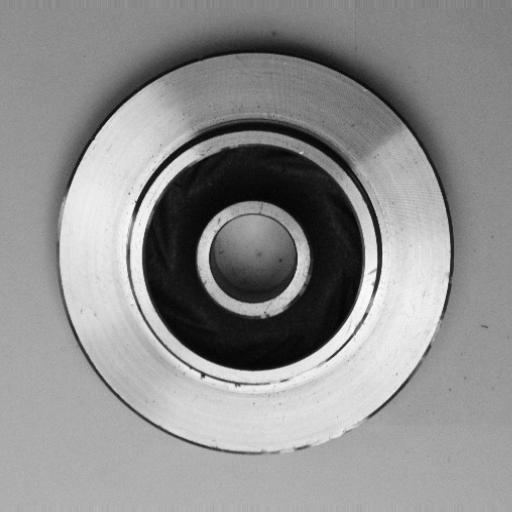
#> input picture casting_512x512/def_front/cast_def_0_102.jpeg, 512 x 512 px; its folder holds only this picture in this run
$ python batch_analyzer.py
#> lines starting #> are read from the running program, lines starting #| are printed output that depends on the picture; after the words box and inside, x2 and y2 are one past the last pixel; in counts of white or black regions, pixels touching at a corner belong together
#> in analyze_image, image is the input picture: shape (512, 512, 3); min 0, max 255, mean 142.4
### defect_analyzer.py
import cv2
import numpy as np
from skimage import feature
from skimage.filters import threshold_otsu
from dataclasses import dataclass
from typing import List, Tuple
import matplotlib.pyplot as plt

@dataclass
class DefectInfo:
    defect_type: str
    confidence: float
    location: Tuple[int, int]  # (x, y) coordinates
    size: float  # area in pixels
    severity: str  # 'Low', 'Medium', 'High'

class DefectAnalyzer:
    def __init__(self):
        self.severity_thresholds = {
            'size': {
                'low': 100,    # pixels
                'medium': 500   # pixels above this is high
            },
            'contrast': {
                'low': 30,     # pixel intensity difference
                'medium': 60    # above this is high
            }
        }

    def preprocess_image(self, image: np.ndarray) -> np.ndarray:
        """Tiền xử lý ảnh để tăng cường khả năng phát hiện khuyết tật."""
        # Chuyển sang ảnh xám
        if len(image.shape) == 3:
            gray = cv2.cvtColor(image, cv2.COLOR_BGR2GRAY)
        else:
            gray = image

        # Giảm nhiễu
        denoised = cv2.GaussianBlur(gray, (5, 5), 0)

        # Cân bằng histogram
        equalized = cv2.equalizeHist(denoised)
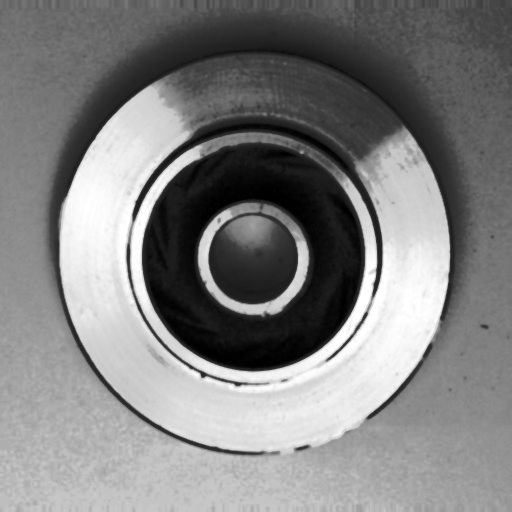
#> equalized: shape (512, 512); min 0, max 255, mean 128.5

        return equalized

    def detect_edges(self, image: np.ndarray) -> np.ndarray:
        """Phát hiện cạnh sử dụng Canny edge detection."""
        # Tự động tìm ngưỡng dựa trên histogram
        thresh = threshold_otsu(image)
#> thresh = 128

        # Áp dụng Canny edge detection
        edges = feature.canny(
            image,
            sigma=3.0,
            low_threshold=0.55 * thresh,
            high_threshold=thresh
        )
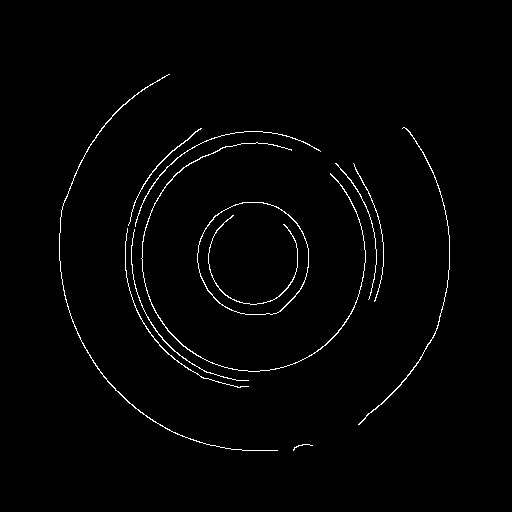
#> edges: shape (512, 512) bool; 1.4% white in thin lines or dots, all inside (x1, y1, x2, y2) = (59, 74, 450, 451)

        return edges.astype(np.uint8) * 255

    def find_contours(self, edge_image: np.ndarray) -> List[np.ndarray]:
        """Tìm các contour từ ảnh edge."""
        contours, _ = cv2.findContours(
            edge_image,
            cv2.RETR_EXTERNAL,
            cv2.CHAIN_APPROX_SIMPLE
        )
#> contours = 11 contours, 2 with area under 20; largest, box (x1, y1, x2, y2) and area: (197, 202, 309, 315) 9918, (141, 142, 366, 372) 162, (59, 74, 278, 451) 141, (358, 127, 450, 425) 97, (128, 128, 202, 226) 54
        return contours

    def analyze_defect(self, contour: np.ndarray, original_image: np.ndarray) -> DefectInfo:
        """Phân tích một khuyết tật cụ thể."""
        # Tính toán các đặc trưng của khuyết tật
        area = cv2.contourArea(contour)
        x, y, w, h = cv2.boundingRect(contour)

        # Tính độ tương phản trong vùng khuyết tật
        mask = np.zeros_like(original_image)
        cv2.drawContours(mask, [contour], -1, (255), -1)
        mean_intensity = cv2.mean(original_image, mask=mask)[0]
        surrounding_mask = cv2.dilate(mask, None) - mask
        surrounding_intensity = cv2.mean(original_image, mask=surrounding_mask)[0]
        contrast = abs(mean_intensity - surrounding_intensity)

        # Xác định mức độ nghiêm trọng
        if area < self.severity_thresholds['size']['low']:
            severity = 'Low'
        elif area < self.severity_thresholds['size']['medium']:
            severity = 'Medium'
        else:
            severity = 'High'

        # Xác định loại khuyết tật dựa trên hình dạng và kích thước
        aspect_ratio = float(w) / h if h != 0 else 0
        if aspect_ratio > 2 or aspect_ratio < 0.5:
            defect_type = 'Crack'
        elif cv2.isContourConvex(contour):
            defect_type = 'Pit'
        else:
            defect_type = 'Surface Irregularity'

        # Tính độ tin cậy dựa trên contrast và kích thước
        confidence = min((contrast / 100.0 + area / 1000.0) / 2.0, 1.0)

        return DefectInfo(
            defect_type=defect_type,
            confidence=confidence,
            location=(x + w//2, y + h//2),
            size=area,
            severity=severity
        )

    def analyze_image(self, image_path: str) -> Tuple[List[DefectInfo], np.ndarray]:
        """Phân tích toàn bộ ảnh và trả về danh sách các khuyết tật."""
        # Đọc ảnh
        image = cv2.imread(image_path)
        if image is None:
            raise ValueError(f"Không thể đọc ảnh từ {image_path}")

        # Tiền xử lý
        preprocessed = self.preprocess_image(image)

        # Phát hiện cạnh
        edges = self.detect_edges(preprocessed)

        # Tìm contours
        contours = self.find_contours(edges)

        # Phân tích từng khuyết tật
        defects = []
        for contour in contours:
            if cv2.contourArea(contour) > 50:  # Lọc nhiễu
                defect = self.analyze_defect(contour, preprocessed)
                defects.append(defect)
#> this loop made 11 passes
#> (area in analyze_defect, x in analyze_defect, y in analyze_defect, w in analyze_defect, h in analyze_defect, mean_intensity in analyze_defect, surrounding_intensity in analyze_defect, contrast in analyze_defect) on passes 4, 7, 8, 9, 10, 11: (9917.5, 197, 202, 112, 113, 98.8, 45.6, 53.2), (162, 141, 142, 225, 230, 101.1, 117.5, 16.45), (52.5, 135, 131, 186, 96, 115.6, 106.4, 9.2), (54.5, 128, 128, 74, 98, 163.9, 140.3, 23.53), (97, 358, 127, 92, 298, 164.3, 140.4, 23.94), (141, 59, 74, 219, 377, 170.2, 145.3, 24.9)
#> after the loop, defects = 6 items

        # Vẽ kết quả lên ảnh
        result_image = image.copy()
        for defect in defects:
            x, y = defect.location
            # Vẽ điểm trung tâm
            cv2.circle(result_image, (x, y), 5, (0, 0, 255), -1)
            # Vẽ thông tin
            text = f"{defect.defect_type} ({defect.severity})"
            cv2.putText(result_image, text, (x + 10, y),
                       cv2.FONT_HERSHEY_SIMPLEX, 0.5, (0, 0, 255), 2)
#> this loop made 6 passes
#> (x, y, text) on passes 1 to 6: (253, 258, 'Surface Irregularity (High)'), (253, 257, 'Surface Irregularity (Medium)'), (228, 179, 'Surface Irregularity (Low)'), (165, 177, 'Surface Irregularity (Low)'), (404, 276, 'Crack (Low)'), (168, 262, 'Surface Irregularity (Medium)')
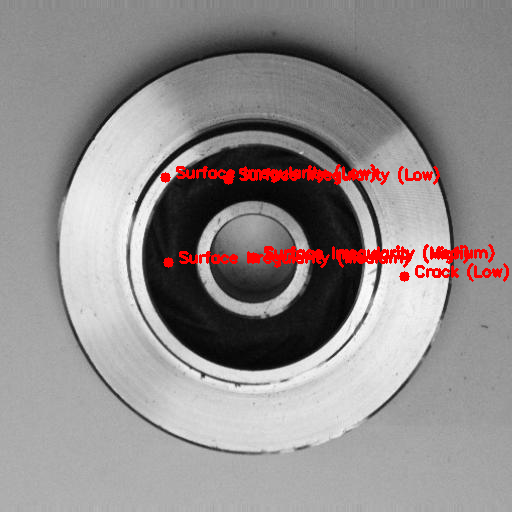
#> result_image: shape (512, 512, 3); 2.36% of pixels changed, all inside (x1, y1, x2, y2) = (160, 164, 509, 282)

        return defects, result_image

    # [26 lines left out: function visualize_results, not called in this run]

# [12 lines that do not run on import are left out]

### batch_analyzer.py
import os
import pandas as pd
from defect_analyzer import DefectAnalyzer
import matplotlib.pyplot as plt
import seaborn as sns
from datetime import datetime

class BatchAnalyzer:
    def __init__(self):
        self.analyzer = DefectAnalyzer()
        self.results_dir = "analysis_results"
        os.makedirs(self.results_dir, exist_ok=True)

    def analyze_directory(self, directory):
        """Phân tích tất cả các ảnh trong một thư mục."""
        results = []
        for filename in os.listdir(directory):
            if filename.endswith('.jpeg'):
                image_path = os.path.join(directory, filename)
                try:
                    # Phân tích ảnh
                    defects, result_image = self.analyzer.analyze_image(image_path)
#> defects = 6 items

                    # Lưu ảnh kết quả
                    result_filename = os.path.join(
                        self.results_dir,
                        f"result_{os.path.splitext(filename)[0]}.png"
                    )
                    plt.imsave(result_filename, result_image)

                    # Lưu thông tin về các khuyết tật
                    for defect in defects:
                        results.append({
                            'image_name': filename,
                            'defect_type': defect.defect_type,
                            'confidence': defect.confidence,
                            'size': defect.size,
                            'severity': defect.severity,
                            'is_defective': 'def_front' in directory
                        })
#> this loop made 6 passes
#> after the loop, results = 6 items

                except Exception as e:
                    print(f"Lỗi khi xử lý {filename}: {str(e)}")

        return results

    def analyze_all(self, base_dir="casting_512x512"):
        """Phân tích tất cả các ảnh trong cả hai thư mục."""
        all_results = []

        # Phân tích thư mục def_front
        def_dir = os.path.join(base_dir, "def_front")
        if os.path.exists(def_dir):
            print(f"\nĐang phân tích thư mục {def_dir}...")
            all_results.extend(self.analyze_directory(def_dir))

        # Phân tích thư mục ok_front
        ok_dir = os.path.join(base_dir, "ok_front")
        if os.path.exists(ok_dir):
            print(f"\nĐang phân tích thư mục {ok_dir}...")
            all_results.extend(self.analyze_directory(ok_dir))

        # Chuyển kết quả thành DataFrame
        df = pd.DataFrame(all_results)
#> df = table of 6 rows and 6 columns

        # Lưu kết quả vào CSV
        timestamp = datetime.now().strftime("%Y%m%d_%H%M%S")
        csv_path = os.path.join(self.results_dir, f"analysis_results_{timestamp}.csv")
        df.to_csv(csv_path, index=False)

        # Tạo báo cáo thống kê
        self.generate_report(df)

        return df

    def generate_report(self, df):
        """Tạo báo cáo thống kê với các biểu đồ."""
        # Set style
        sns.set_style("whitegrid")

        # Tạo figure
        fig = plt.figure(figsize=(20, 12))

        # 1. Phân bố loại khuyết tật
        plt.subplot(2, 2, 1)
        sns.countplot(data=df, x='defect_type')
        plt.title('Phân bố loại khuyết tật')
        plt.xticks(rotation=45)

        # 2. Phân bố mức độ nghiêm trọng
        plt.subplot(2, 2, 2)
        sns.countplot(data=df, x='severity')
        plt.title('Phân bố mức độ nghiêm trọng')

        # 3. Box plot kích thước theo loại khuyết tật
        plt.subplot(2, 2, 3)
        sns.boxplot(data=df, x='defect_type', y='size')
        plt.title('Phân bố kích thước theo loại khuyết tật')
        plt.xticks(rotation=45)

        # 4. Histogram độ tin cậy
        plt.subplot(2, 2, 4)
        sns.histplot(data=df, x='confidence', bins=20)
        plt.title('Phân bố độ tin cậy')

        plt.tight_layout()

        # Lưu biểu đồ
        timestamp = datetime.now().strftime("%Y%m%d_%H%M%S")
        plt.savefig(os.path.join(self.results_dir, f"statistics_{timestamp}.png"))
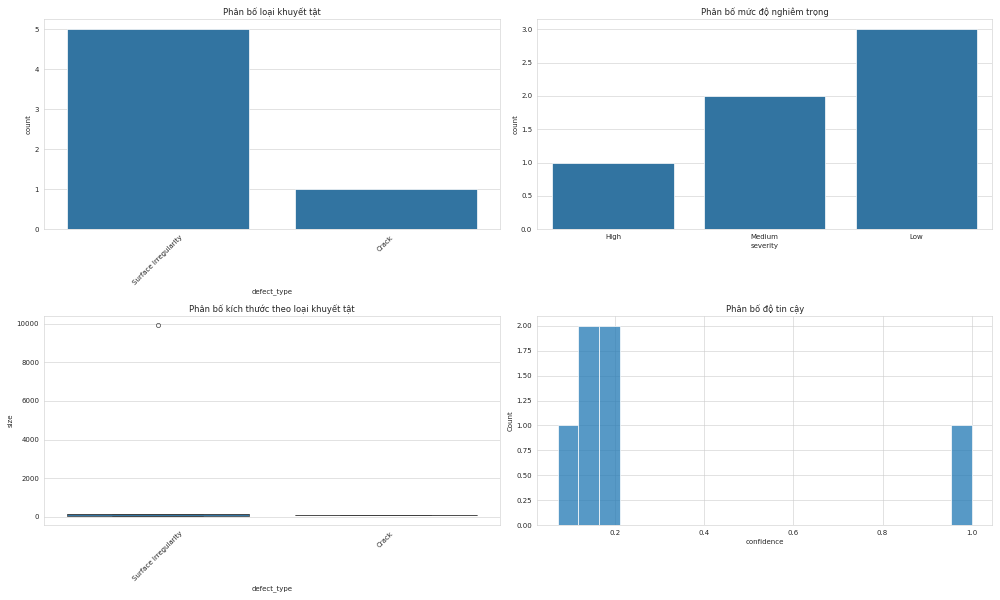
#> figure drawn by matplotlib, 4 panels; panel 2: tallest bar 3 high, from x = 1.6 to 2.4
        plt.close()

        # Tạo báo cáo tổng hợp
        report = f"""
BÁO CÁO PHÂN TÍCH KHUYẾT TẬT
===========================
Thời gian: {datetime.now().strftime("%Y-%m-%d %H:%M:%S")}

1. Tổng quan
-----------
Tổng số ảnh đã phân tích: {len(df['image_name'].unique())}
Tổng số khuyết tật phát hiện được: {len(df)}

2. Thống kê theo loại khuyết tật
------------------------------
{df['defect_type'].value_counts().to_string()}

3. Thống kê theo mức độ nghiêm trọng
---------------------------------
{df['severity'].value_counts().to_string()}

4. Thống kê kích thước
--------------------
Kích thước trung bình: {df['size'].mean():.2f} pixels
Kích thước lớn nhất: {df['size'].max():.2f} pixels
Kích thước nhỏ nhất: {df['size'].min():.2f} pixels

5. Thống kê độ tin cậy
--------------------
Độ tin cậy trung bình: {df['confidence'].mean():.2%}
Độ tin cậy cao nhất: {df['confidence'].max():.2%}
Độ tin cậy thấp nhất: {df['confidence'].min():.2%}
"""

        # Lưu báo cáo
        with open(os.path.join(self.results_dir, f"report_{timestamp}.txt"), 'w') as f:
            f.write(report)

        print("\nĐã hoàn thành phân tích!")
        print(f"Kết quả được lưu trong thư mục: {self.results_dir}")

if __name__ == "__main__":
    analyzer = BatchAnalyzer()
    analyzer.analyze_all()
